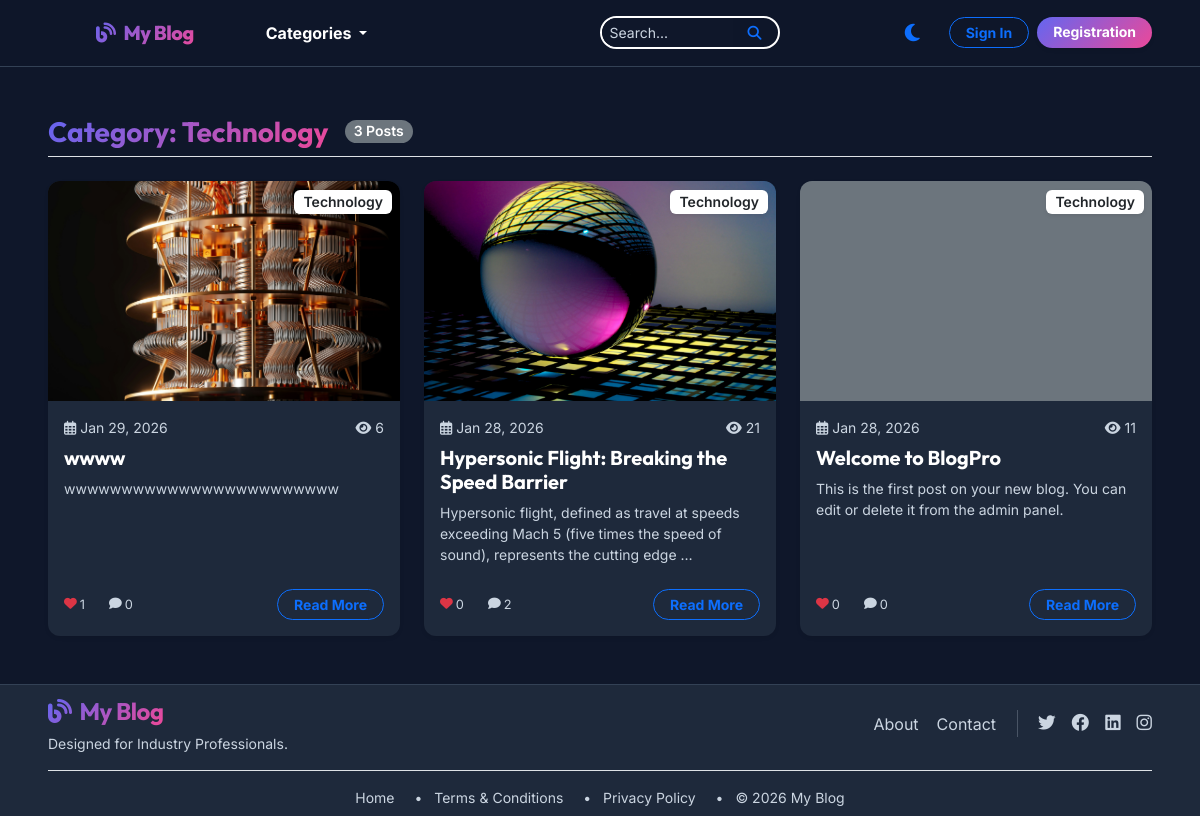
Page /category/technology/ on the earlier database version.
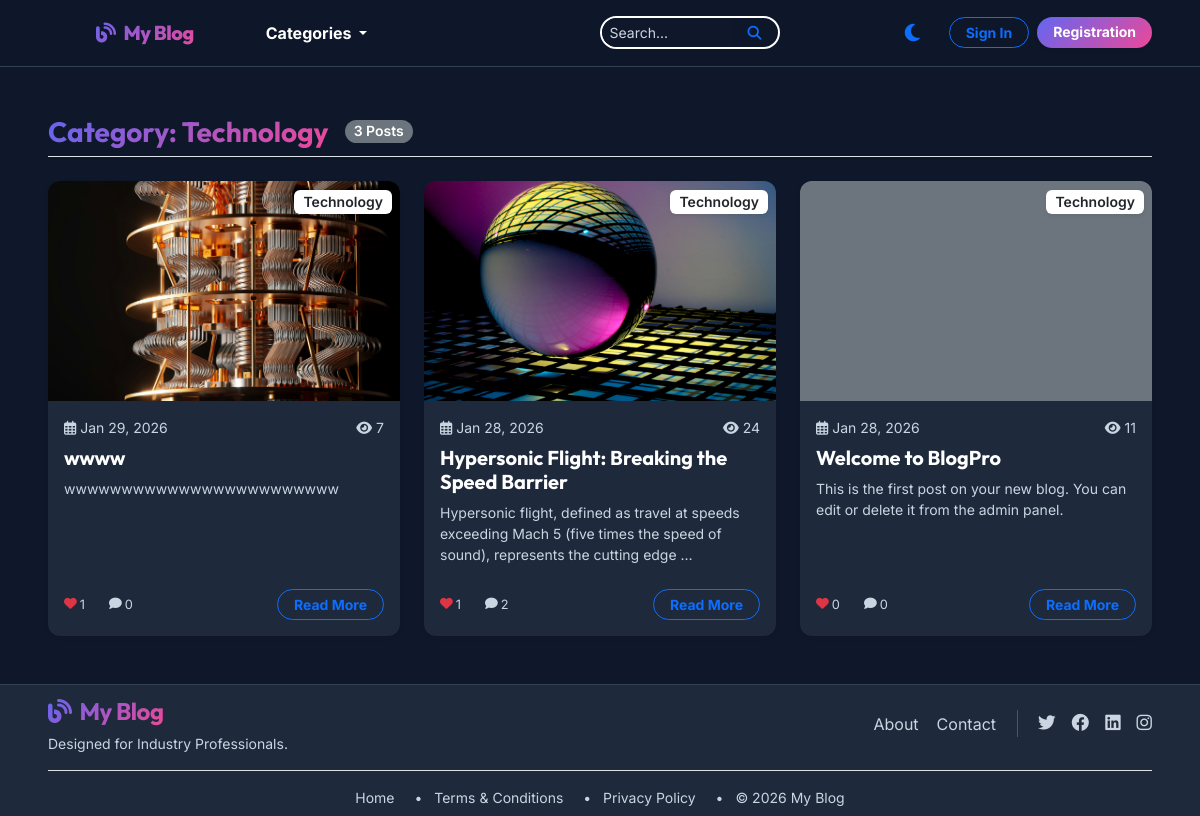
Same page on the later database version.
### blog/models.py (models this page shows, shortened)
class Post(models.Model):
    STATUS_CHOICES = (
        ('draft', 'Draft'),
        ('published', 'Published'),
    )
    title = models.CharField(max_length=200)
    slug = models.SlugField(unique=True, blank=True)
    content = models.TextField()
    featured_image = models.ImageField(upload_to='posts/')
    category = models.ForeignKey(Category, on_delete=models.CASCADE, related_name='posts')
    tags = models.ManyToManyField(Tag, blank=True)
    author = models.ForeignKey(User, on_delete=models.CASCADE)
    status = models.CharField(max_length=10, choices=STATUS_CHOICES, default='draft')
    created_at = models.DateTimeField(auto_now_add=True)
    updated_at = models.DateTimeField(auto_now=True)
    views_count = models.PositiveIntegerField(default=0)
    def get_absolute_url(self):
        return reverse('post_detail', kwargs={'slug': self.slug})
    @property
    def total_likes(self):
        return self.interactions.filter(interaction_type='like').count()
    @property
    def total_comments(self):
        return self.comments.count()

class Category(models.Model):
    name = models.CharField(max_length=100)
    slug = models.SlugField(unique=True, blank=True)
    parent = models.ForeignKey('self', on_delete=models.SET_NULL, null=True, blank=True, related_name='children')
    class Meta:
        verbose_name_plural = "Categories"

### blog/views.py (the view)
# urls.py: path('category/<slug:slug>/', views.category_posts, name='category_posts'),
def category_posts(request, slug):
    category = get_object_or_404(Category, slug=slug)
    posts = Post.objects.filter(category=category, status='published').order_by('-created_at')
    return render(request, 'blog/category_posts.html', {'category': category, 'posts': posts})

### blog/context_processors.py (called while the page is built)
def global_categories(request):
    return {
        'navbar_categories': Category.objects.filter(parent__isnull=True).prefetch_related('children')
    }

### templates/blog/category_posts.html
{% extends 'base.html' %}
{% block content %}
<div class="container-fluid px-4 px-lg-5 my-5 animate-load">
    <div class="d-flex align-items-center mb-4 border-bottom pb-2">
        <h3 class="fw-bold mb-0 text-gradient">Category: {{ category.name }}</h3>
        <span class="badge bg-secondary ms-3 rounded-pill">{{ posts.count }} Posts</span>
    </div>
    <div class="row row-cols-1 row-cols-md-2 row-cols-lg-3 g-4">
        {% for post in posts %}
        <div class="col">
            <div class="card h-100 border-0 shadow-sm animate-hover">
                <div class="position-relative overflow-hidden">
                    {% if post.featured_image %}
                    <img src="{{ post.featured_image.url }}" class="card-img-top transition-zoom" alt="{{ post.title }}"
                        style="height: 220px; object-fit: cover;">
                    {% else %}
                    <div class="card-img-top bg-secondary" style="height: 220px;"></div>
                    {% endif %}
                    <div class="position-absolute top-0 end-0 m-2">
                        <span class="badge bg-white text-dark shadow-sm">{{ post.category.name }}</span>
                    </div>
                </div>
                <div class="card-body">
                    <div class="d-flex justify-content-between mb-2 small text-muted">
                        <span><i class="far fa-calendar-alt me-1"></i>{{ post.created_at|date:"M d, Y" }}</span>
                        <span><i class="fas fa-eye me-1"></i>{{ post.views_count }}</span>
                    </div>
                    <h5 class="card-title fw-bold"><a href="{{ post.get_absolute_url }}"
                            class="text-decoration-none text-reset">{{ post.title|truncatewords:10 }}</a></h5>
                    <p class="card-text text-muted small">{{ post.content|striptags|truncatewords:20 }}</p>
                </div>
                <div
                    class="card-footer bg-transparent border-top-0 d-flex justify-content-between align-items-center pb-3">
                    <div class="d-flex gap-3 small text-muted">
                        <span class="icon-stat"><i class="fas fa-heart text-danger"></i>{{ post.total_likes }}</span>
                        <span class="icon-stat"><i class="fas fa-comment"></i>{{ post.total_comments }}</span>
                    </div>
                    <a href="{{ post.get_absolute_url }}"
                        class="btn btn-sm btn-outline-primary rounded-pill px-3 fw-bold">Read More</a>
                </div>
            </div>
        </div>
        {% empty %}
        <div class="col-12 text-center py-5">
            <i class="fas fa-folder-open fa-3x text-muted mb-3"></i>
            <h4 class="text-muted">No posts available in this category yet.</h4>
        </div>
        {% endfor %}
    </div>
</div>
{% endblock %}

Differences in the rows shown:
changed Post "wwww": views_count "6" → "7"
changed Post "Hypersonic Flight: Breaking the Speed Barrier": views_count "21" → "24"; total_likes "0" → "1"
